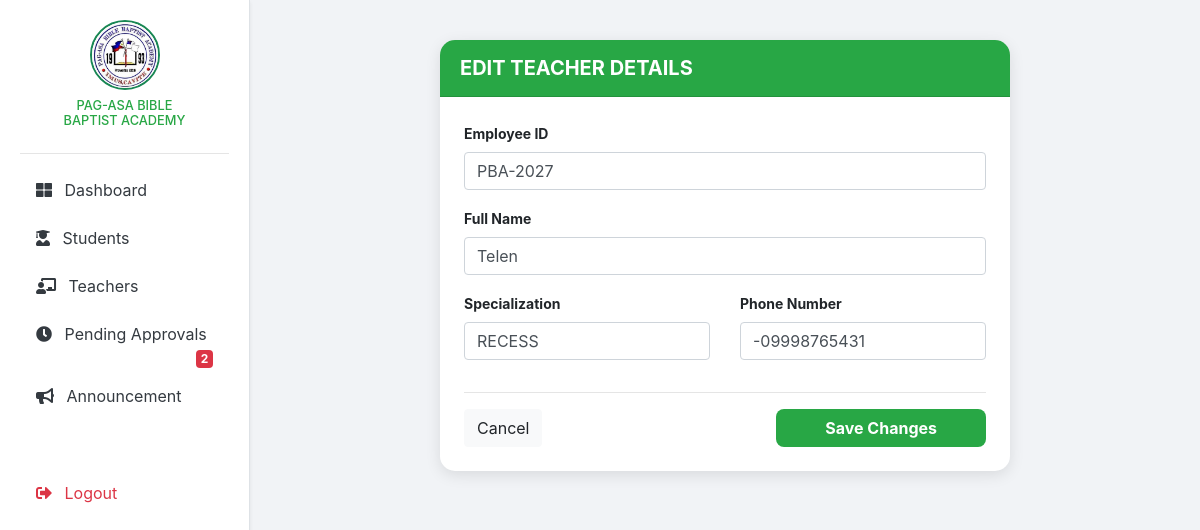
/edit_teacher.php?id=2 (signed in), run on the app's committed database.
### tables this page shows
CREATE TABLE `teachers` (
  `teacher_id` int(11) NOT NULL,
  `user_id` int(11) DEFAULT NULL,
  `employee_id` varchar(20) DEFAULT NULL,
  `name` varchar(100) DEFAULT NULL,
  `phone` varchar(20) DEFAULT NULL,
  `image` varchar(255) DEFAULT NULL,
  `specialization` varchar(100) DEFAULT NULL
);

### edit_teacher.php (the view, shortened to what this page needs)
<?php
include('db_connect.php');
if(isset($_GET['id'])) {
    $teacher_id = mysqli_real_escape_string($conn, $_GET['id']);
    $query = "SELECT * FROM teachers WHERE teacher_id='$teacher_id' LIMIT 1";
    $query_run = mysqli_query($conn, $query);
    if(mysqli_num_rows($query_run) > 0) {
        $teacher = mysqli_fetch_array($query_run);
    } else {
        echo "<script>alert('Teacher Record Not Found'); window.location='manage_teachers.php';</script>";
        exit();
    }
}
?>
<!DOCTYPE html>
<html lang="en">
<head>
    <link rel="stylesheet" href="https://cdn.jsdelivr.net/npm/bootstrap@4.6.2/dist/css/bootstrap.min.css">
    <link rel="stylesheet" href="https://cdnjs.cloudflare.com/ajax/libs/font-awesome/5.15.4/css/all.min.css">
</head>
<body>
    <?php include('sidebar.php'); ?>
    <div class="main-content">
        <div class="row justify-content-center">
            <div class="col-md-8">
                <div class="card">
                    <div class="card-header py-3">
                        <h5 class="mb-0 font-weight-bold">EDIT TEACHER DETAILS</h5>
                    </div>
                    <div class="card-body p-4">
                        <form action="" method="POST">
                            <div class="form-group mb-3">
                                <label class="small font-weight-bold">Employee ID</label>
                                <input type="text" name="employee_id" value="<?= $teacher['employee_id']; ?>" class="form-control" required>
                            </div>
                            <div class="form-group mb-3">
                                <label class="small font-weight-bold">Full Name</label>
                                <input type="text" name="name" value="<?= $teacher['name']; ?>" class="form-control" required>
                            </div>
                            <div class="row">
                                <div class="col-md-6 mb-3">
                                    <label class="small font-weight-bold">Specialization</label>
                                    <input type="text" name="specialization" value="<?= $teacher['specialization']; ?>" class="form-control" required>
                                </div>
                                <div class="col-md-6 mb-3">
                                    <label class="small font-weight-bold">Phone Number</label>
                                    <input type="text" name="phone" value="<?= $teacher['phone']; ?>" class="form-control">
                                </div>
                            </div>
                            <hr>
                            <div class="d-flex justify-content-between">
                                <a href="manage_teachers.php" class="btn btn-light">Cancel</a>
                                <button type="submit" name="update_teacher" class="btn btn-update px-5">Save Changes</button>
                            </div>
                        </form>
                    </div>
                </div>
            </div>
        </div>
    </div>
</body>
</html>

### edit_teacher.php (style rules this page uses)
body { background-color: #f1f3f6; }
.main-content { margin-left: 250px; padding: 40px; }
.card { border-radius: 15px; border: none; box-shadow: 0 4px 15px rgba(0,0,0,0.1); }
.card-header { background-color: #28a745; color: white; border-radius: 15px 15px 0 0 !important; }
.btn-update { background-color: #28a745; color: white; font-weight: bold; border-radius: 8px; }

### data on the page
teachers: employee_id "PBA-2027", name "Telen", specialization "RECESS", phone "-09998765431"

### other printed values
mysqli_num_rows($pending_count_res) "2"
